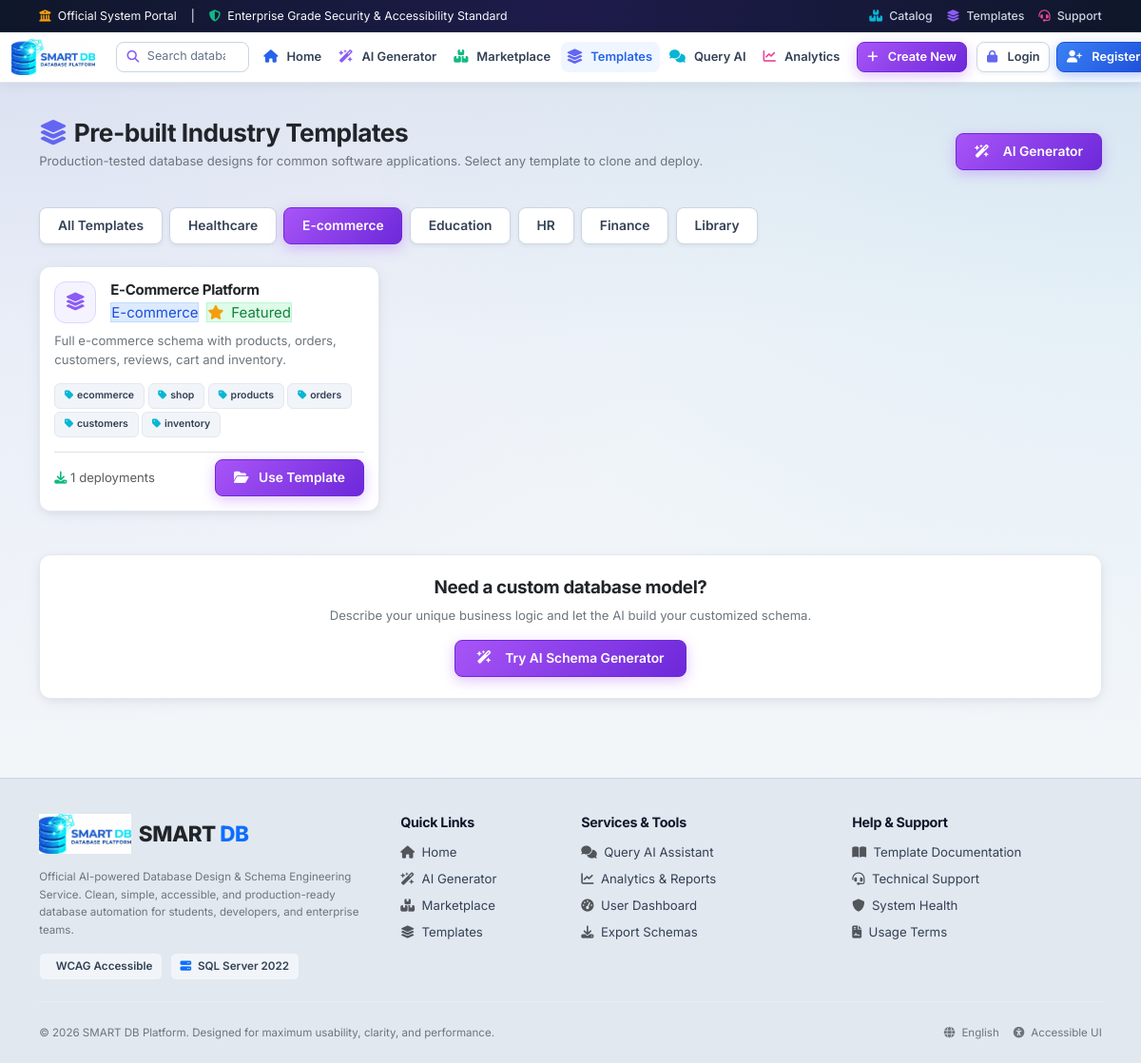
The app's page /templates?category=E-commerce with its own data.
### models.py (models this page shows, shortened)
class BaseModel(db.Model):
    __abstract__ = True

class IndustryTemplate(BaseModel):
    __tablename__   = 'industry_templates'
    id              = db.Column(db.Integer, primary_key=True)
    name            = db.Column(db.String(200), nullable=False)
    category        = db.Column(db.String(100), nullable=False)   # Healthcare, Finance, etc.
    description     = db.Column(db.Text, default='')
    icon            = db.Column(db.String(50), default='🗄️')
    sql_code        = db.Column(db.Text, nullable=False)
    er_diagram_mmd  = db.Column(db.Text, nullable=True)
    requirements    = db.Column(db.Text, default='')
    tags            = db.Column(db.String(500), default='')
    downloads       = db.Column(db.Integer, default=0)
    is_featured     = db.Column(db.Boolean, default=False)
    created_at      = db.Column(db.DateTime, default=_utcnow)

### blueprints/marketplace.py (the view)
@marketplace_bp.route('/templates')
def templates_page():
    category    = request.args.get('category', '').strip()
    templates_q = IndustryTemplate.query
    if category:
        templates_q = templates_q.filter_by(category=category)
    templates   = templates_q.order_by(IndustryTemplate.is_featured.desc(), IndustryTemplate.downloads.desc()).all()
    categories  = db.session.query(IndustryTemplate.category).distinct().all()
    categories  = [c[0] for c in categories if c[0]]
    return render_template('templates_page.html', templates=templates,
                           categories=categories, active_category=category)

### static/templates/templates_page.html (shortened to what this page needs)
{% extends "base.html" %}
{% block content %}
<div class="row mb-4 align-items-center">
    <div class="col-md-8">
        <h1 class="fw-bold text-dark mb-1 fs-3">
            <i class="fa-solid fa-layer-group text-icon-indigo me-2"></i>Pre-built Industry Templates
        </h1>
        <p class="text-secondary small">Production-tested database designs for common software applications. Select any template to clone and deploy.</p>
    </div>
    <div class="col-md-4 text-md-end">
        <a href="{{ url_for('generator.create_database') }}" class="btn btn-purple">
            <i class="fa-solid fa-wand-magic-sparkles me-2"></i> AI Generator
        </a>
    </div>
</div>
<div class="d-flex flex-wrap gap-2 mb-4">
    <a href="{{ url_for('marketplace.templates_page') }}"
       class="btn btn-sm {% if not active_category %}btn-purple{% else %}btn-outline-secondary{% endif %}">
        All Templates
    </a>
    {% for cat in categories %}
    <a href="{{ url_for('marketplace.templates_page', category=cat) }}"
       class="btn btn-sm {% if active_category == cat %}btn-purple{% else %}btn-outline-secondary{% endif %}">
        {{ cat }}
    </a>
    {% endfor %}
</div>
{% if templates %}
<div class="row g-4">
    {% for tmpl in templates %}
    <div class="col-md-6 col-lg-4">
        <div class="card shadow-sm h-100 p-3 d-flex flex-column">
            <div class="d-flex align-items-start gap-3 mb-2">
                <div class="icon-box icon-box-purple">
                    <i class="fa-solid {{ tmpl.icon if tmpl.icon and tmpl.icon.startswith('fa-') else 'fa-layer-group' }}"></i>
                </div>
                <div>
                    <h6 class="fw-bold text-dark mb-1">{{ tmpl.name }}</h6>
                    <span class="badge-blue">{{ tmpl.category }}</span>
                    {% if tmpl.is_featured %}
                    <span class="badge-green ms-1"><i class="fa-solid fa-star me-1 text-icon-amber"></i> Featured</span>
                    {% endif %}
                </div>
            </div>
            <p class="text-secondary small mb-3 flex-grow-1" style="line-height:1.5;">{{ tmpl.description }}</p>
            {% if tmpl.tags %}
            <div class="d-flex flex-wrap gap-1 mb-3">
                {% for tag in tmpl.tags.split(',') %}
                <span class="badge-gov" style="font-size:0.7rem;"><i class="fa-solid fa-tag me-1 text-icon-cyan"></i>{{ tag.strip() }}</span>
                {% endfor %}
            </div>
            {% endif %}
            <div class="d-flex align-items-center justify-content-between mt-auto pt-2 border-top">
                <small class="text-muted">
                    <i class="fa-solid fa-download me-1 text-icon-green"></i>{{ tmpl.downloads }} deployments
                </small>
                <a href="{{ url_for('marketplace.use_template', tmpl_id=tmpl.id) }}" class="btn btn-purple btn-sm">
                    <i class="fa-solid fa-folder-open me-1"></i> Use Template
                </a>
            </div>
        </div>
    </div>
    {% endfor %}
</div>
{% endif %}
<div class="card shadow-sm p-4 mt-5 text-center bg-light">
    <h5 class="fw-bold text-dark mb-2">Need a custom database model?</h5>
    <p class="text-secondary small mb-3">Describe your unique business logic and let the AI build your customized schema.</p>
    <div>
        <a href="{{ url_for('generator.create_database') }}" class="btn btn-purple px-4">
            <i class="fa-solid fa-wand-magic-sparkles me-2"></i> Try AI Schema Generator
        </a>
    </div>
</div>
{% endblock %}

### static/style.css (style rules this page uses)
:root { --bg-body: #F0F4F8; --bg-secondary: #E2E8F0; --bg-card: #FFFFFF; --bg-hover: #F8FAFC; --primary: #2563EB; --primary-hover: #1D4ED8; --primary-light: #EFF6FF; --purple: #8B5CF6; --purple-hover: #7C3AED; --purple-light: #F5F3FF; --emerald: #10B981; --emerald-hover: #059669; --emerald-light: #ECFDF5; --amber: #F59E0B; --amber-hover: #D97706; --amber-light: #FFFBEB; --rose: #F43F5E; --rose-hover: #E11D48; --rose-light: #FFF1F2; --cyan: #06B6D4; --cyan-hover: #0891B2; --cyan-light: #ECFEFF; --indigo: #6366F1; --indigo-hover: #4936E1; --indigo-light: #EEF2FF; --teal: #14B8A6; --teal-hover: #0D9488; --teal-light: #F0FDFA; --secondary: #475569; --secondary-hover: #334155; --success: #10B981; --success-light: #ECFDF5; --warning: #F59E0B; --warning-light: #FFFBEB; --danger: #F43F5E; --danger-light: #FFF1F2; --text-main: #0F172A; --text-secondary: #334155; --text-muted: #64748B; --border-light: #E2E8F0; --border-medium: #CBD5E1; --radius-sm: 8px; --radius-md: 12px; --radius-lg: 16px; --shadow-sm: 0 2px 4px 0 rgba(15, 23, 42, 0.05); --shadow-md: 0 4px 16px -2px rgba(15, 23, 42, 0.08), 0 2px 6px -1px rgba(15, 23, 42, 0.04); --shadow-lg: 0 12px 24px -4px rgba(15, 23, 42, 0.12), 0 4px 8px -2px rgba(15, 23, 42, 0.06); --font-sans: 'Inter', system-ui, -apple-system, BlinkMacSystemFont, 'Segoe UI', Roboto, sans-serif; --font-mono: 'JetBrains Mono', monospace; --transition: all 0.22s cubic-bezier(0.4, 0, 0.2, 1); }
*, *::before, *::after { box-sizing: border-box; }
html, body { background-color: var(--bg-body); background-image: radial-gradient(at 0% 0%, rgba(99, 102, 241, 0.08) 0px, transparent 50%), radial-gradient(at 100% 0%, rgba(14, 165, 233, 0.08) 0px, transparent 50%), linear-gradient(180deg, #E2E8F0 0px, #F0F4F8 350px, #F4F7FA 100%); color: var(--text-main); font-family: var(--font-sans); min-height: 100vh; margin: 0; padding: 0; font-size: 15px; line-height: 1.6; -webkit-font-smoothing: antialiased; }
a { color: var(--primary); text-decoration: none; transition: var(--transition); }
h1, h2, h3, h4, h5, h6 { color: #0F172A; font-weight: 700; letter-spacing: -0.02em; }
h1 { font-size: 2.1rem; }
.btn { font-weight: 600; padding: 0.55rem 1.25rem; border-radius: var(--radius-sm); display: inline-flex; align-items: center; justify-content: center; gap: 0.45rem; font-size: 0.92rem; transition: var(--transition); box-shadow: var(--shadow-sm); position: relative; overflow: hidden; }
.btn i { transition: transform 0.2s ease; }
.btn-purple, .glow-btn-purple { background: linear-gradient(135deg, #A855F7 0%, #6D28D9 100%) !important; border: 1px solid #6D28D9 !important; color: #FFFFFF !important; box-shadow: 0 4px 14px rgba(168, 85, 247, 0.35) !important; }
.btn-secondary, .btn-outline-secondary { background-color: #FFFFFF !important; border: 1px solid var(--border-medium) !important; color: var(--text-secondary) !important; }
.icon-box { width: 44px; height: 44px; border-radius: var(--radius-md); display: inline-flex; align-items: center; justify-content: center; font-size: 1.25rem; flex-shrink: 0; transition: var(--transition); }
.icon-box-purple { background-color: #F5F3FF; color: #8B5CF6; border: 1px solid #DDD6FE; }
.text-icon-green { color: #10B981 !important; }
.text-icon-amber { color: #F59E0B !important; }
.text-icon-cyan { color: #06B6D4 !important; }
.text-icon-indigo { color: #6366F1 !important; }
.card, .glass-panel, .feature-card, .schema-card { background-color: var(--bg-card) !important; border: 1px solid var(--border-light) !important; border-radius: var(--radius-md) !important; box-shadow: var(--shadow-md) !important; transition: var(--transition); }
.badge-tech, .badge-gov { background-color: #F1F5F9; color: var(--text-secondary); border: 1px solid var(--border-light); padding: 0.25rem 0.65rem; border-radius: 6px; font-size: 0.78rem; font-weight: 600; }
.badge-purple, .badge-blue { background-color: #DBEAFE; color: #1D4ED8; border: 1px solid #BFDBFE; }
.badge-green { background-color: #DCFCE7; color: #15803D; border: 1px solid #BBF7D0; }

### records on screen
IndustryTemplate: category "Healthcare"
IndustryTemplate: category "Education"
IndustryTemplate: category "Finance"
IndustryTemplate: category "Library"
IndustryTemplate: name "E-Commerce Platform", category "E-commerce", is_featured True (drawn), description "Full e-commerce schema with products, orders, customers, reviews, cart and inventory.", strip "ecommerce" "shop" "products" "orders" "customers" "inventory", downloads "1"

### other values on screen
{{ cat }} "E-commerce" "HR"
